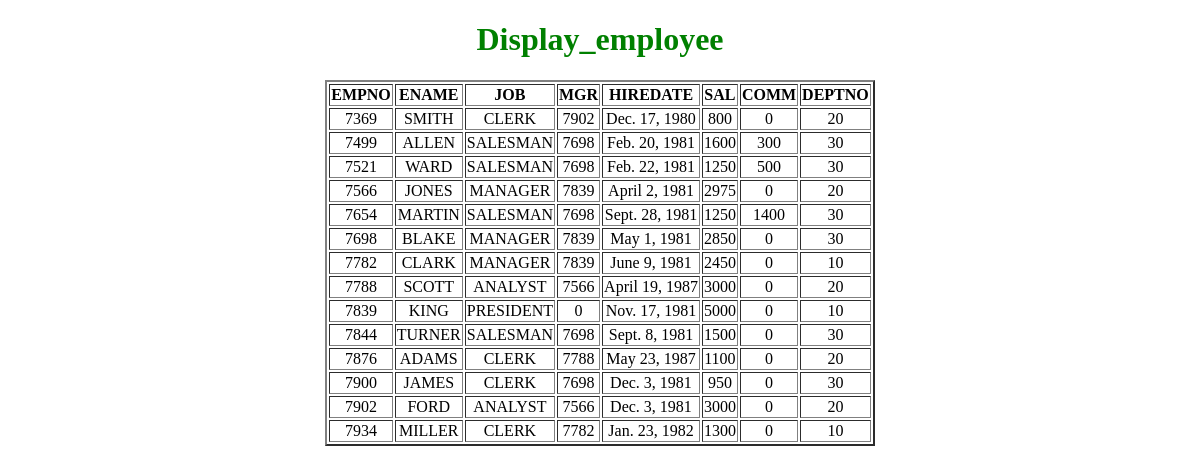
Screenshot of /Display_emp/ with the database file from the repository.
### app/models.py (models this page shows, shortened)
class EMPLOYEE(models.Model):
    EMPNO=models.IntegerField(max_length=100,primary_key=True)
    ENAME=models.CharField(max_length=100)
    JOB=models.CharField(max_length=100)
    MGR=models.IntegerField()
    HIREDATE=models.DateField()
    SAL=models.IntegerField()
    COMM=models.IntegerField()
    DEPTNO=models.ForeignKey(Department,on_delete=models.CASCADE)

class Department(models.Model):
    DEPTNO=models.IntegerField(max_length=100,primary_key=True)
    DNAME=models.CharField(max_length=100)
    LOC=models.CharField(max_length=100)

### app/views.py (the view)
# urls.py: path('Display_emp/',Display_emp,name='Display_emp.html'),
def Display_emp(request):
    TOE=EMPLOYEE.objects.all()
    TOE=EMPLOYEE.objects.filter(HIREDATE__year__gt='1981')
    TOE=EMPLOYEE.objects.filter(HIREDATE__year='1981')
    TOE=EMPLOYEE.objects.filter(HIREDATE__month='09')
    TOE=EMPLOYEE.objects.filter(HIREDATE__year='1981')
    TOE=EMPLOYEE.objects.filter(HIREDATE__day='23')
    TOE=EMPLOYEE.objects.filter(ENAME__startswith='A')
    TOE=EMPLOYEE.objects.filter(ENAME__endswith='N')
    TOE=EMPLOYEE.objects.filter(ENAME__contains='ALLEN')
    TOE=EMPLOYEE.objects.filter(ENAME__contains=('KING'))
    TOE=EMPLOYEE.objects.filter(ENAME__in=('KING','PRESIDENT','7839'))
    TOE=EMPLOYEE.objects.filter(ENAME__regex='[a-ZA-Z](4)')
    TOE=EMPLOYEE.objects.filter(ENAME__endswith='N')
    TOE=EMPLOYEE.objects.all()
    d={'emp':TOE}
    return render(request,'Display_emp.html',d)

### templates/Display_emp.html (shortened to what this page needs)
{% load static %}
<!DOCTYPE html>
<html lang="en">
<head>
    <link rel="stylesheet" href="{% static 'css/c2.css' %}">
</head>
<body>
    <center>
        <h1>Display_employee</h1>
        <table border="2">
            <tr id="one">
                <th>EMPNO</th>
                <th>ENAME</th>
                <th>JOB</th>
                <th>MGR</th>
                <th>HIREDATE</th>
                <th>SAL</th>
                <th>COMM</th>
                <th>DEPTNO</th>
            </tr>
            {% for ET in emp %}
            <tr id="two">
                <td>{{ET.EMPNO}}</td>
                <td>{{ET.ENAME}}</td>
                <td>{{ET.JOB}}</td>
                <td>{{ET.MGR}}</td>
                <td>{{ET.HIREDATE}}</td>
                <td>{{ET.SAL}}</td>
                <td>{{ET.COMM}}</td>
                <td>{{ET.DEPTNO.DEPTNO}}</td>
            </tr>
            {% endfor %}
        </table>
    </center>
</body>
</html>

### static/css/c2.css (style rules this page uses)
td { text-align: center; }
h1 { color:green; }

### rows the page displays
EMPLOYEE: EMPNO "7369", ENAME "SMITH", JOB "CLERK", MGR "7902", HIREDATE "Dec. 17, 1980", SAL "800", COMM "0", DEPTNO.DEPTNO "20"
EMPLOYEE: EMPNO "7499", ENAME "ALLEN", JOB "SALESMAN", MGR "7698", HIREDATE "Feb. 20, 1981", SAL "1600", COMM "300", DEPTNO.DEPTNO "30"
EMPLOYEE: EMPNO "7521", ENAME "WARD", JOB "SALESMAN", MGR "7698", HIREDATE "Feb. 22, 1981", SAL "1250", COMM "500", DEPTNO.DEPTNO "30"
EMPLOYEE: EMPNO "7566", ENAME "JONES", JOB "MANAGER", MGR "7839", HIREDATE "April 2, 1981", SAL "2975", COMM "0", DEPTNO.DEPTNO "20"
EMPLOYEE: EMPNO "7654", ENAME "MARTIN", JOB "SALESMAN", MGR "7698", HIREDATE "Sept. 28, 1981", SAL "1250", COMM "1400", DEPTNO.DEPTNO "30"
EMPLOYEE: EMPNO "7698", ENAME "BLAKE", JOB "MANAGER", MGR "7839", HIREDATE "May 1, 1981", SAL "2850", COMM "0", DEPTNO.DEPTNO "30"
EMPLOYEE: EMPNO "7782", ENAME "CLARK", JOB "MANAGER", MGR "7839", HIREDATE "June 9, 1981", SAL "2450", COMM "0", DEPTNO.DEPTNO "10"
EMPLOYEE: EMPNO "7788", ENAME "SCOTT", JOB "ANALYST", MGR "7566", HIREDATE "April 19, 1987", SAL "3000", COMM "0", DEPTNO.DEPTNO "20"
EMPLOYEE: EMPNO "7839", ENAME "KING", JOB "PRESIDENT", MGR "0", HIREDATE "Nov. 17, 1981", SAL "5000", COMM "0", DEPTNO.DEPTNO "10"
EMPLOYEE: EMPNO "7844", ENAME "TURNER", JOB "SALESMAN", MGR "7698", HIREDATE "Sept. 8, 1981", SAL "1500", COMM "0", DEPTNO.DEPTNO "30"
EMPLOYEE: EMPNO "7876", ENAME "ADAMS", JOB "CLERK", MGR "7788", HIREDATE "May 23, 1987", SAL "1100", COMM "0", DEPTNO.DEPTNO "20"
EMPLOYEE: EMPNO "7900", ENAME "JAMES", JOB "CLERK", MGR "7698", HIREDATE "Dec. 3, 1981", SAL "950", COMM "0", DEPTNO.DEPTNO "30"
EMPLOYEE: EMPNO "7902", ENAME "FORD", JOB "ANALYST", MGR "7566", HIREDATE "Dec. 3, 1981", SAL "3000", COMM "0", DEPTNO.DEPTNO "20"
EMPLOYEE: EMPNO "7934", ENAME "MILLER", JOB "CLERK", MGR "7782", HIREDATE "Jan. 23, 1982", SAL "1300", COMM "0", DEPTNO.DEPTNO "10"
